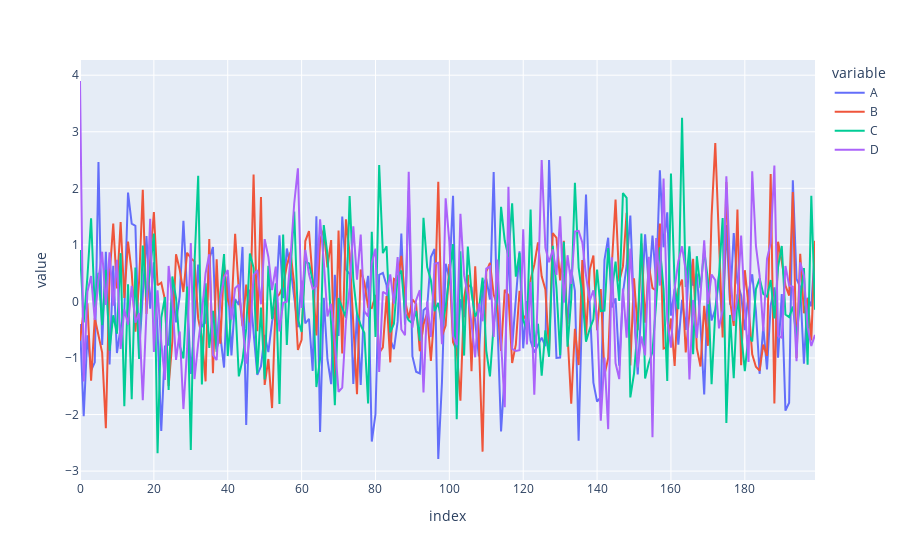

The notebook cell saved with this chart:
### Code cell
df.plot()

### Figure 1 — Plotly figure (JSON) as saved in the notebook; plotly's stock layout.template omitted (floating-point values rounded to 4 significant figures; data arrays with more than 128 entries replaced by an {"elided": "..."} marker saying what was removed)
{"data": [{"hovertemplate": "variable=A<br>index=%{x}<br>value=%{y}<extra></extra>", "legendgroup": "A", "line": {"color": "#636efa", "dash": "solid"}, "marker": {"symbol": "circle"}, "mode": "lines", "name": "A", "orientation": "v", "showlegend": true, "type": "scatter", "x": {"elided": "200 int values"}, "xaxis": "x", "y": {"elided": "200 float values"}, "yaxis": "y"}, {"hovertemplate": "variable=B<br>index=%{x}<br>value=%{y}<extra></extra>", "legendgroup": "B", "line": {"color": "#EF553B", "dash": "solid"}, "marker": {"symbol": "circle"}, "mode": "lines", "name": "B", "orientation": "v", "showlegend": true, "type": "scatter", "x": {"elided": "200 int values"}, "xaxis": "x", "y": {"elided": "200 float values"}, "yaxis": "y"}, {"hovertemplate": "variable=C<br>index=%{x}<br>value=%{y}<extra></extra>", "legendgroup": "C", "line": {"color": "#00cc96", "dash": "solid"}, "marker": {"symbol": "circle"}, "mode": "lines", "name": "C", "orientation": "v", "showlegend": true, "type": "scatter", "x": {"elided": "200 int values"}, "xaxis": "x", "y": {"elided": "200 float values"}, "yaxis": "y"}, {"hovertemplate": "variable=D<br>index=%{x}<br>value=%{y}<extra></extra>", "legendgroup": "D", "line": {"color": "#ab63fa", "dash": "solid"}, "marker": {"symbol": "circle"}, "mode": "lines", "name": "D", "orientation": "v", "showlegend": true, "type": "scatter", "x": {"elided": "200 int values"}, "xaxis": "x", "y": {"elided": "200 float values"}, "yaxis": "y"}], "layout": {"legend": {"title": {"text": "variable"}, "tracegroupgap": 0}, "margin": {"t": 60}, "xaxis": {"anchor": "y", "domain": [0, 1], "title": {"text": "index"}}, "yaxis": {"anchor": "x", "domain": [0, 1], "title": {"text": "value"}}}}
